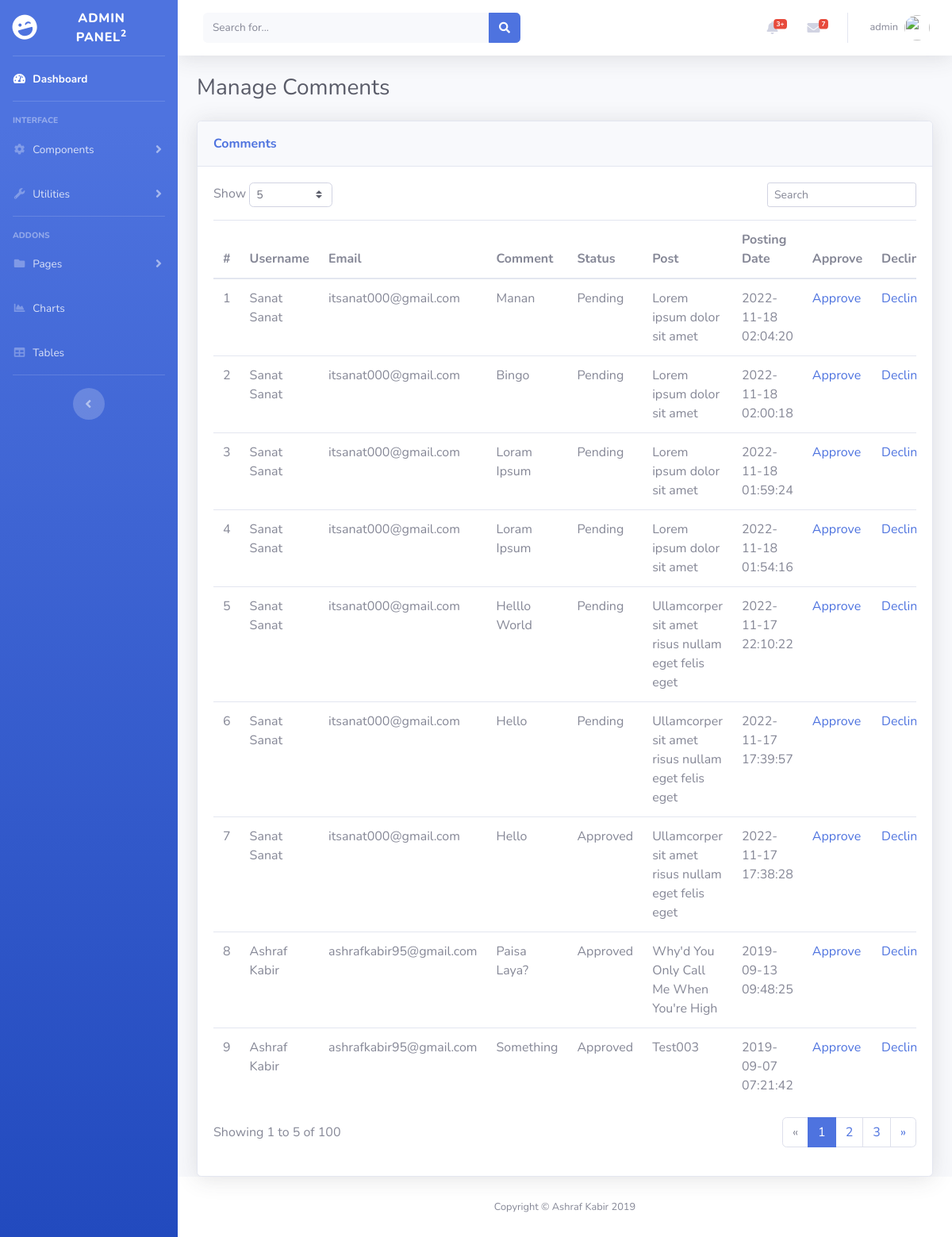
/admin/manage-comments.php (signed in), run on the app's committed database.
### tables this page shows
CREATE TABLE `comments` (
  `id` bigint(255) NOT NULL,
  `postid` int(100) NOT NULL,
  `name` varchar(255) NOT NULL,
  `email` varchar(255) NOT NULL,
  `comment` mediumtext NOT NULL,
  `postingdate` timestamp NOT NULL DEFAULT current_timestamp(),
  `status` int(1) NOT NULL,
  `creationdate` timestamp NOT NULL DEFAULT current_timestamp(),
  `updationdate` timestamp NULL DEFAULT NULL ON UPDATE current_timestamp()
);

CREATE TABLE `posts` (
  `id` int(11) NOT NULL,
  `title` varchar(255) NOT NULL,
  `grabber` varchar(255) NOT NULL,
  `category` varchar(255) NOT NULL,
  `description` longtext NOT NULL,
  `username` varchar(255) NOT NULL,
  `image1` varchar(120) NOT NULL,
  `userid` bigint(255) DEFAULT NULL,
  `creationdate` timestamp NOT NULL DEFAULT current_timestamp(),
  `updationdate` timestamp NULL DEFAULT NULL ON UPDATE current_timestamp(),
  `status` int(11) NOT NULL
);

### www/admin/manage-comments.php (the view, shortened to what this page needs)
<?php
include('includes/config.php');
if (strlen($_SESSION['alogin']) == 0) {
    header('location: login.php');
} else {
    ?>
    <!DOCTYPE html>
    <html lang="en">
    <head>
        <link href="vendor/fontawesome-free/css/all.min.css" rel="stylesheet" type="text/css">
        <link href="css/sb-admin-2.min.css" rel="stylesheet">
    </head>
    <body id="page-top">
        <div id="wrapper">
            <?php include "includes/sidebar.php"; ?>
            <div id="content-wrapper" class="d-flex flex-column">
                <div id="content">
                    <?php include "includes/header.php"; ?>
                    <div class="container-fluid">
                        <h3 class="text-dark mb-4">Manage Comments</h3>
                        <div class="card shadow">
                            <div class="card-header py-3">
                                <p class="text-primary m-0 font-weight-bold">Comments</p>
                            </div>
                            <div class="card-body">
                                <div class="row">
                                    <div class="col-md-6 text-nowrap">
                                        <div id="dataTable_length" class="dataTables_length" aria-controls="dataTable">
                                            <label>Show&nbsp;<select
                                                    class="form-control form-control-sm custom-select custom-select-sm">
                                                    <option value="5" selected="">5</option>
                                                </select>&nbsp;</label></div>
                                    </div>
                                    <div class="col-md-6">
                                        <div class="text-md-right dataTables_filter" id="dataTable_filter"><label><input
                                                    type="search" class="form-control form-control-sm"
                                                    aria-controls="dataTable" placeholder="Search"></label></div>
                                    </div>
                                </div>
                                <div class="table-responsive table mt-2" id="dataTable" role="grid"
                                     aria-describedby="dataTable_info">
                                    <table class="table dataTable my-0" id="dataTable">
                                        <thead>
                                        <tr>
                                            <th>#</th>
                                            <th>Username</th>
                                            <th>Email</th>
                                            <th>Comment</th>
                                            <th>Status</th>
                                            <th>Post</th>
                                            <th>Posting Date</th>
                                            <th>Approve</th>
                                            <th>Decline</th>
                                        </tr>
                                        </thead>
                                        <tbody>
                                        <?php
                                        $sql = "SELECT comments.id,comments.name,comments.email,comments.postingdate,comments.comment,comments.status,posts.id AS pid,posts.title FROM comments JOIN posts ON posts.id=comments.postid ORDER BY comments.id DESC";
                                        $query = $dbh->prepare($sql);
                                        $query->execute();
                                        $results = $query->fetchAll(PDO::FETCH_OBJ);
                                        $cnt = 1;
                                        if ($query->rowCount() > 0) {
                                            foreach ($results as $result) { ?>
                                                <tr>
                                                    <td><?php echo htmlentities($cnt); ?></td>
                                                    <td><?php echo htmlentities($result->name); ?></td>
                                                    <td><?php echo htmlentities($result->email); ?></td>
                                                    <td><?php echo htmlentities($result->comment); ?></td>
                                                    <?php
                                                    $sts4 = htmlentities($result->status);
                                                    if ($sts4 == 0) { ?>
                                                        <td>Pending</td>
                                                    <?php } elseif ($sts4 == 1) { ?>
                                                        <td>Approved</td>
                                                    <?php } elseif ($sts4 == 2) { ?>
                                                        <td>Unapproved</td>
                                                    <?php } else { ?>
                                                        <td>Unknown</td>
                                                    <?php } ?>
                                                    <td><?php echo htmlentities($result->title); ?></td>
                                                    <td><?php echo htmlentities($result->postingdate); ?></td>
                                                    <td><a href="manage-comments.php?aid=<?php echo $result->id; ?>"
                                                           onclick="return confirm('Do you want to approve this comment?');">Approve</a>
                                                    <td><a href="manage-comments.php?did=<?php echo $result->id; ?>"
                                                           onclick="return confirm('Do you want to decline this comment?');">Decline</a>
                                                    </td>
                                                </tr>
                                                <?php $cnt = $cnt + 1;
                                            }
                                        } ?>
                                        </tbody>
                                    </table>
                                </div>
                                <div class="row">
                                    <div class="col-md-6 align-self-center">
                                        <p id="dataTable_info" class="dataTables_info" role="status" aria-live="polite">
                                            Showing 1 to 5 of 100</p>
                                    </div>
                                    <div class="col-md-6">
                                        <nav class="d-lg-flex justify-content-lg-end dataTables_paginate paging_simple_numbers">
                                            <ul class="pagination">
                                                <li class="page-item disabled"><a class="page-link" href="#"
                                                                                  aria-label="Previous"><span
                                                            aria-hidden="true">«</span></a></li>
                                                <li class="page-item active"><a class="page-link" href="#">1</a></li>
                                                <li class="page-item"><a class="page-link" href="#">2</a></li>
                                                <li class="page-item"><a class="page-link" href="#">3</a></li>
                                                <li class="page-item"><a class="page-link" href="#"
                                                                         aria-label="Next"><span
                                                            aria-hidden="true">»</span></a></li>
                                            </ul>
                                        </nav>
                                    </div>
                                </div>
                            </div>
                        </div>
                    </div>
                </div>
                <?php include "includes/footer.php"; ?>
            </div>
        </div>
    </body>
    </html>
<?php } ?>

### www/admin/includes/header.php (shortened to what this page needs)
<nav class="navbar navbar-expand navbar-light bg-white topbar mb-4 static-top shadow">
    <form class="d-none d-sm-inline-block form-inline mr-auto ml-md-3 my-2 my-md-0 mw-100 navbar-search">
        <div class="input-group">
            <input type="text" class="form-control bg-light border-0 small" placeholder="Search for..."
                   aria-label="Search" aria-describedby="basic-addon2">
            <div class="input-group-append">
                <button class="btn btn-primary" type="button">
                    <i class="fas fa-search fa-sm"></i>
                </button>
            </div>
        </div>
    </form>
    <ul class="navbar-nav ml-auto">
        <li class="nav-item dropdown no-arrow mx-1">
            <a class="nav-link dropdown-toggle" href="#" id="alertsDropdown" role="button"
               data-toggle="dropdown" aria-haspopup="true" aria-expanded="false">
                <i class="fas fa-bell fa-fw"></i>
                <span class="badge badge-danger badge-counter">3+</span>
            </a>
        </li>
        <li class="nav-item dropdown no-arrow mx-1">
            <a class="nav-link dropdown-toggle" href="#" id="messagesDropdown" role="button"
               data-toggle="dropdown" aria-haspopup="true" aria-expanded="false">
                <i class="fas fa-envelope fa-fw"></i>
                <span class="badge badge-danger badge-counter">7</span>
            </a>
        </li>
        <li class="nav-item dropdown no-arrow">
            <a class="nav-link dropdown-toggle" href="#" id="userDropdown" role="button"
               data-toggle="dropdown" aria-haspopup="true" aria-expanded="false">
                <span class="mr-2 d-none d-lg-inline text-gray-600 small">
                    <?php
                    $email = $_SESSION['alogin'];
                    $sql2 = "SELECT `username` FROM `admin` WHERE `email`=:email;";
                    $query = $dbh->prepare($sql2);
                    $query->bindParam(':email', $email, PDO::PARAM_STR);
                    $query->execute();
                    $results = $query->fetchAll(PDO::FETCH_OBJ);
                    if ($query->rowCount() > 0) {
                        foreach ($results as $result) {
                            echo $result->username;
                        }
                    }
                    ?></span>
                <img class="img-profile rounded-circle"
                     src="https://source.unsplash.com/QAB-WJcbgJk/60x60">
            </a>
        </li>
    </ul>
</nav>

### data on the page
comments: name "Sanat Sanat", email "itsanat000@gmail.com", comment "Manan", status "Pending", postid.title "Lorem ipsum dolor sit amet", postingdate "2022-11-18 02:04:20"
comments: name "Sanat Sanat", email "itsanat000@gmail.com", comment "Bingo", status "Pending", postid.title "Lorem ipsum dolor sit amet", postingdate "2022-11-18 02:00:18"
comments: name "Sanat Sanat", email "itsanat000@gmail.com", comment "Loram Ipsum", status "Pending", postid.title "Lorem ipsum dolor sit amet", postingdate "2022-11-18 01:59:24"
comments: name "Sanat Sanat", email "itsanat000@gmail.com", comment "Loram Ipsum", status "Pending", postid.title "Lorem ipsum dolor sit amet", postingdate "2022-11-18 01:54:16"
comments: name "Sanat Sanat", email "itsanat000@gmail.com", comment "Helllo World", status "Pending", postid.title "Ullamcorper sit amet risus nullam eget felis eget", postingdate "2022-11-17 22:10:22"
comments: name "Sanat Sanat", email "itsanat000@gmail.com", comment "Hello", status "Pending", postid.title "Ullamcorper sit amet risus nullam eget felis eget", postingdate "2022-11-17 17:39:57"
comments: name "Sanat Sanat", email "itsanat000@gmail.com", comment "Hello", status "Approved", postid.title "Ullamcorper sit amet risus nullam eget felis eget", postingdate "2022-11-17 17:38:28"
comments: name "Ashraf Kabir", email "ashrafkabir95@gmail.com", comment "Paisa Laya?", status "Approved", postid.title "Why'd You Only Call Me When You're High", postingdate "2019-09-13 09:48:25"
comments: name "Ashraf Kabir", email "ashrafkabir95@gmail.com", comment "Something", status "Approved", postid.title "Test003", postingdate "2019-09-07 07:21:42"

### other printed values
$result->username "admin"
